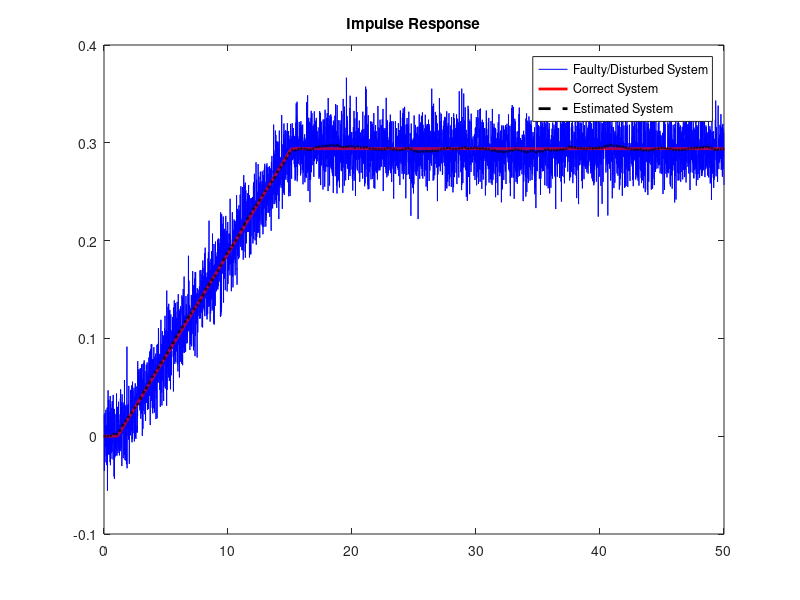

The MATLAB script that drew this image:
% Sensor Noise & Disturbance Compensation Using Kalman Filter (KF) Gain & LQR Controller
% Author: Abolfazl Roostaeiparidari
% Email: roostaeiabolfazl@gmail.com
% Thanks to Steven L. Brunton - Washington University

% State Matrices
Ix=1000;
A=[0 1
   0 0];
B=[0
    1/Ix];
C=[1 0];
D=zeros(size(C,1),size(B,2));
% Parameter Q
q1=Ix^2;
q2=Ix^2;
Q1=[q1 0
   0 q2];
dt=0.01; t=dt:dt:50;
R=0.001;
k1=lqr(A,B,Q1,R);

% System State space with Noise+Disturbance
Vd=0.02*eye(2); %Disturbance
Vn=0.2;
BF=[B Vd 0*B];
sysC=ss(A,BF,C,[0 0 0 Vn]);

% System True 
sysFullOutput=ss(A,BF,eye(2),zeros(2,size(BF,2)));

% Kalman filter design
% [KF, P, E]=lqe(A,Vd,C,Vd,Vn);
Kf=lqr(A',C',Vd,Vn);
KF=Kf';
sysKF=ss(A-KF*C,[B KF],eye(2),0*[B KF]);
%%
u=0*t;
u(100:120)=100;
u(1500:1520)=-100;

uD=0.1*randn(2,size(t,2));
uN=0.1*randn(size(t));
uAUG=[u; Vd*Vd*uD; uN];

[y,t]=lsim(sysC,uAUG,t);
plot(t,y,'b');
hold on

[Xtrue,t]=lsim(sysFullOutput,uAUG,t);
plot(t,Xtrue(:,1),'r','LineWidth',2);
hold on

[x,t]=lsim(sysKF,[u; y'],t);
plot(t,x(:,1),'k--','LineWidth',2);
title('Impulse Response')
legend('Faulty/Disturbed System','Correct System','Estimated System')
hold off




